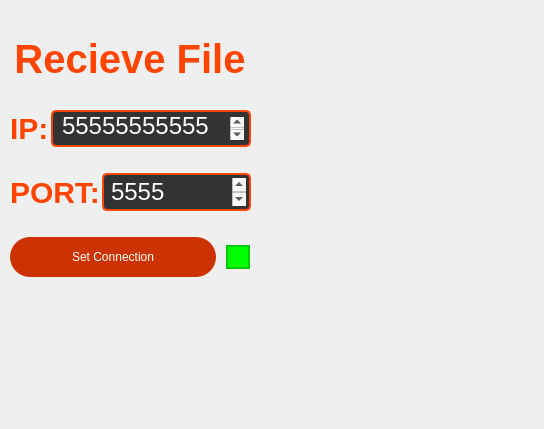
<?xml version="1.0" encoding="UTF-8"?>
<ui version="4.0">
 <class>MainWindow</class>
 <widget class="QMainWindow" name="MainWindow">
  <property name="geometry">
   <rect>
    <x>0</x>
    <y>0</y>
    <width>544</width>
    <height>429</height>
   </rect>
  </property>
  <property name="windowTitle">
   <string>Recieve File</string>
  </property>
  <widget class="QWidget" name="centralwidget">
   <widget class="QWidget" name="verticalLayoutWidget">
    <property name="geometry">
     <rect>
      <x>10</x>
      <y>10</y>
      <width>241</width>
      <height>293</height>
     </rect>
    </property>
    <layout class="QVBoxLayout" name="verticalLayout">
     <property name="spacing">
      <number>2</number>
     </property>
     <item>
      <widget class="QLabel" name="label">
       <property name="maximumSize">
        <size>
         <width>240</width>
         <height>50</height>
        </size>
       </property>
       <property name="styleSheet">
        <string notr="true">QLabel {
    font-family: Arial, sans-serif;
    font-size: 40px; /* Larger font size */
    font-weight: bold; /* Make the text bold */
    color: #FF4500; /* Red text color (example: DarkOrange) */
    background: transparent; /* No background */
    text-align: center; /* Center the text horizontally */
}
</string>
       </property>
       <property name="text">
        <string>Recieve File</string>
       </property>
       <property name="alignment">
        <set>Qt::AlignCenter</set>
       </property>
      </widget>
     </item>
     <item>
      <layout class="QHBoxLayout" name="horizontalLayout">
       <item>
        <widget class="QLabel" name="label_2">
         <property name="maximumSize">
          <size>
           <width>40</width>
           <height>30</height>
          </size>
         </property>
         <property name="styleSheet">
          <string notr="true">QLabel {
    font-family: Arial, sans-serif;
    font-size: 30px; /* Larger font size */
    font-weight: bold; /* Make the text bold */
    color: #FF4500; /* Red text color (example: DarkOrange) */
    background: transparent; /* No background */
    text-align: center; /* Center the text horizontally */
}
</string>
         </property>
         <property name="text">
          <string>IP:</string>
         </property>
        </widget>
       </item>
       <item>
        <widget class="QTextEdit" name="textEdit">
         <property name="maximumSize">
          <size>
           <width>200</width>
           <height>37</height>
          </size>
         </property>
         <property name="font">
          <font>
           <pointsize>10</pointsize>
          </font>
         </property>
         <property name="styleSheet">
          <string notr="true">QTextEdit {
    background-color: #333; /* Dark gray background color for QTextEdit */
    color: #FFF; /* White text color */
    border: 2px solid #FF4500; /* Red border around the QTextEdit */
    border-radius: 5px; /* Rounded corners */
    padding: 5px; /* Padding for text content */
}

QTextEdit:hover {
    border: 2px solid #FF6600; /* Red border on hover */
}

QTextEdit:focus {
    border: 2px solid #FF3300; /* Red border when QTextEdit is in focus */
}
</string>
         </property>
         <property name="html">
          <string>&lt;!DOCTYPE HTML PUBLIC &quot;-//W3C//DTD HTML 4.0//EN&quot; &quot;http://www.w3.org/TR/REC-html40/strict.dtd&quot;&gt;
&lt;html&gt;&lt;head&gt;&lt;meta name=&quot;qrichtext&quot; content=&quot;1&quot; /&gt;&lt;meta charset=&quot;utf-8&quot; /&gt;&lt;style type=&quot;text/css&quot;&gt;
p, li { white-space: pre-wrap; }
hr { height: 1px; border-width: 0; }
li.unchecked::marker { content: &quot;\2610&quot;; }
li.checked::marker { content: &quot;\2612&quot;; }
&lt;/style&gt;&lt;/head&gt;&lt;body style=&quot; font-family:'.AppleSystemUIFont'; font-size:10pt; font-weight:400; font-style:normal;&quot;&gt;
&lt;p style=&quot; margin-top:0px; margin-bottom:0px; margin-left:0px; margin-right:0px; -qt-block-indent:0; text-indent:0px;&quot;&gt;&lt;span style=&quot; font-size:18pt;&quot;&gt;55555555555&lt;/span&gt;&lt;/p&gt;&lt;/body&gt;&lt;/html&gt;</string>
         </property>
        </widget>
       </item>
      </layout>
     </item>
     <item>
      <layout class="QHBoxLayout" name="horizontalLayout_3">
       <item>
        <widget class="QLabel" name="label_4">
         <property name="maximumSize">
          <size>
           <width>100</width>
           <height>30</height>
          </size>
         </property>
         <property name="styleSheet">
          <string notr="true">QLabel {
    font-family: Arial, sans-serif;
    font-size: 30px; /* Larger font size */
    font-weight: bold; /* Make the text bold */
    color: #FF4500; /* Red text color (example: DarkOrange) */
    background: transparent; /* No background */
    text-align: center; /* Center the text horizontally */
}
</string>
         </property>
         <property name="text">
          <string>PORT:</string>
         </property>
        </widget>
       </item>
       <item>
        <widget class="QTextEdit" name="textEdit_2">
         <property name="maximumSize">
          <size>
           <width>150</width>
           <height>38</height>
          </size>
         </property>
         <property name="styleSheet">
          <string notr="true">QTextEdit {
    background-color: #333; /* Dark gray background color for QTextEdit */
    color: #FFF; /* White text color */
    border: 2px solid #FF4500; /* Red border around the QTextEdit */
    border-radius: 5px; /* Rounded corners */
    padding: 3px; /* Padding for text content */
}

QTextEdit:hover {
    border: 2px solid #FF6600; /* Red border on hover */
}

QTextEdit:focus {
    border: 2px solid #FF3300; /* Red border when QTextEdit is in focus */
}
</string>
         </property>
         <property name="html">
          <string>&lt;!DOCTYPE HTML PUBLIC &quot;-//W3C//DTD HTML 4.0//EN&quot; &quot;http://www.w3.org/TR/REC-html40/strict.dtd&quot;&gt;
&lt;html&gt;&lt;head&gt;&lt;meta name=&quot;qrichtext&quot; content=&quot;1&quot; /&gt;&lt;meta charset=&quot;utf-8&quot; /&gt;&lt;style type=&quot;text/css&quot;&gt;
p, li { white-space: pre-wrap; }
hr { height: 1px; border-width: 0; }
li.unchecked::marker { content: &quot;\2610&quot;; }
li.checked::marker { content: &quot;\2612&quot;; }
&lt;/style&gt;&lt;/head&gt;&lt;body style=&quot; font-family:'.AppleSystemUIFont'; font-size:13pt; font-weight:400; font-style:normal;&quot;&gt;
&lt;p style=&quot; margin-top:0px; margin-bottom:0px; margin-left:0px; margin-right:0px; -qt-block-indent:0; text-indent:0px;&quot;&gt;&lt;span style=&quot; font-size:18pt;&quot;&gt;5555&lt;/span&gt;&lt;/p&gt;&lt;/body&gt;&lt;/html&gt;</string>
         </property>
        </widget>
       </item>
      </layout>
     </item>
     <item>
      <layout class="QHBoxLayout" name="horizontalLayout_4">
       <property name="spacing">
        <number>5</number>
       </property>
       <item>
        <widget class="QPushButton" name="send_file_button">
         <property name="maximumSize">
          <size>
           <width>400</width>
           <height>40</height>
          </size>
         </property>
         <property name="styleSheet">
          <string notr="true">QMainWindow QPushButton {
    background-color: #CC3300; /* Darker red background color */
    color: #FFF; /* White text color */
    border: none; /* Remove the button border */
    border-radius: 20px; /* Make the button round by increasing border-radius */
    padding: 10px; /* Adjust padding for button content */
}

QMainWindow QPushButton:hover {
    background-color: #FF4500; /* Lighter red background color on hover */
}

QMainWindow QPushButton:pressed {
    background-color: #AA2200; /* Even darker red background color when pressed */
}</string>
         </property>
         <property name="text">
          <string>Set Connection</string>
         </property>
        </widget>
       </item>
       <item>
        <widget class="QCheckBox" name="checkBox">
         <property name="maximumSize">
          <size>
           <width>30</width>
           <height>40</height>
          </size>
         </property>
         <property name="styleSheet">
          <string notr="true">QCheckBox {
    border: none; /* Remove the default border */
    border-radius: 50%; /* Make the checkbox round */
    padding: 5px; /* Adjust the padding to increase the checkbox size */
}

QCheckBox::indicator {
    width: 20px; /* Set the width of the indicator (the checkbox itself) */
    height: 20px; /* Set the height of the indicator (the checkbox itself) */
}

QCheckBox::indicator::unchecked {
    background-color: #00FF00; /* Set the background color for the unchecked state (green) */
    border: 2px solid #00CC00; /* Add a border around the unchecked checkbox */
}

QCheckBox::indicator:unchecked:hover {
    background-color: #00CC00; /* Green background on hover for the unchecked state */
}

QCheckBox::indicator:checked {
    background-color: #00CC00; /* Set the background color for the checked state (green) */
    border: 2px solid #009900; /* Add a border around the checked checkbox */
}

QCheckBox::indicator:checked:hover {
    background-color: #009900; /* Green background on hover for the checked state */
}
</string>
         </property>
         <property name="text">
          <string/>
         </property>
         <property name="checkable">
          <bool>false</bool>
         </property>
        </widget>
       </item>
      </layout>
     </item>
    </layout>
   </widget>
  </widget>
 </widget>
 <resources/>
 <connections/>
</ui>
